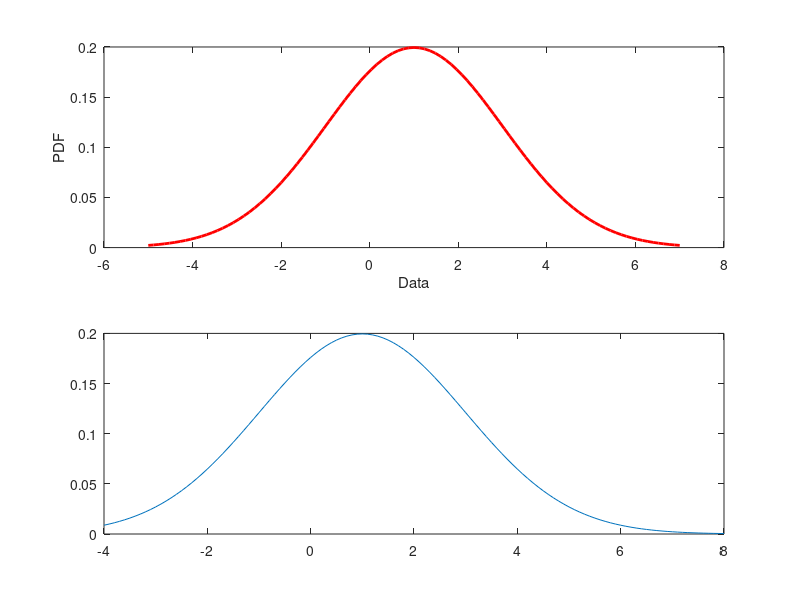
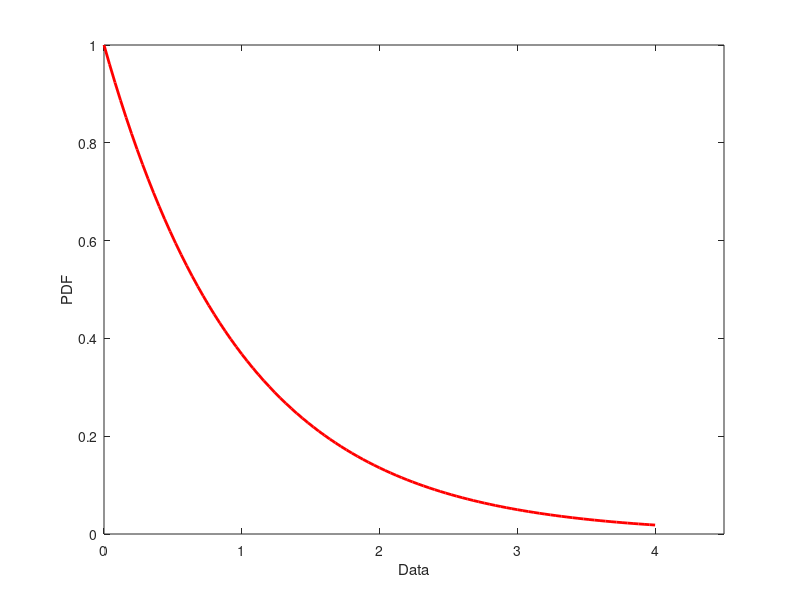
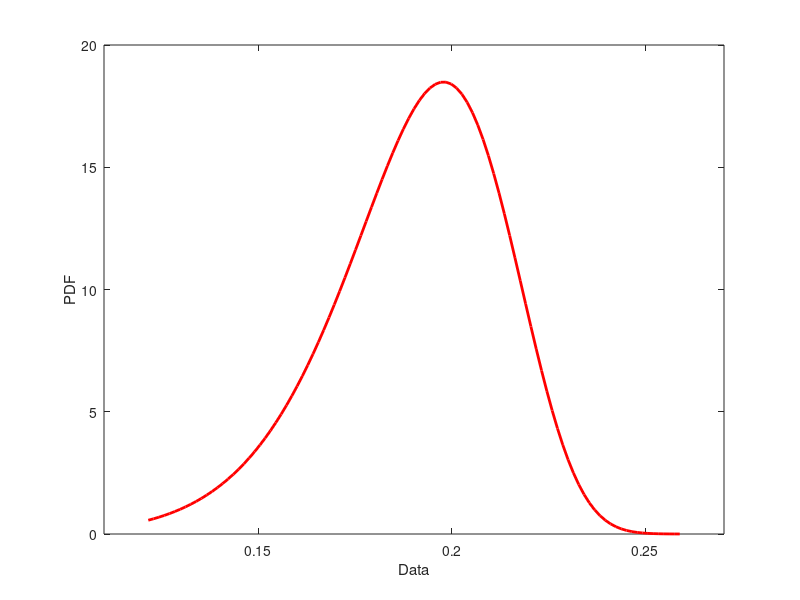

The MATLAB script that drew these images, in order:
% For N(0,1)
pdINI=makedist('Normal');

%% For a normal N(1,4)

pd=makedist("Normal","mu",1,"sigma",2);
% L'intervallo di valori x è scelto in automatico
subplot(2,1,1)
plot(pd)

subplot(2,1,2)
% specify the interval 
x = -4:.1:8;
pdf_normal = pdf(pd,x);
plot(x,pdf_normal)

%% Weibull (W(1,1))
% Use default parameters lambda e k
figure
pd=makedist('Weibull');
plot(pd)

%% Distribuzione Weibull($\lambda, k$) con parametri con $\lambda$ e  $ k$ specificati dall'utente

figure
lambda=0.2; % scale parameter
k=10; % shape parameter
pd=makedist('Weibull','a',lambda,'b',k);
plot(pd)

%% In order to compute the mean and the variance
meanValue = mean(pd);
varianceValue = var(pd);
% Display the computed mean and variance
disp(['Mean: ', num2str(meanValue)]);
disp(['Variance: ', num2str(varianceValue)]);